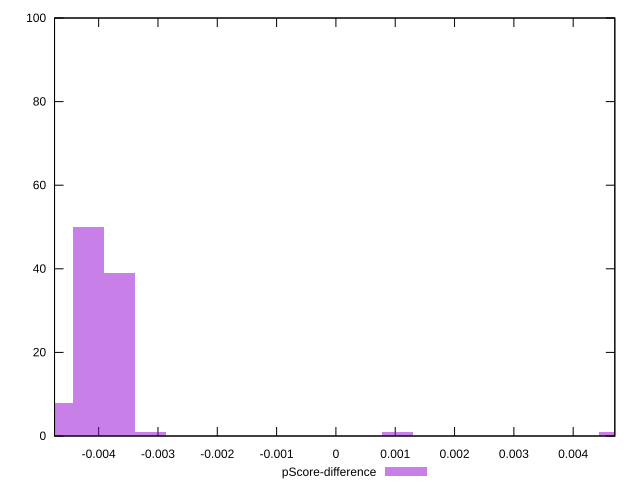

Recreate this plot in gnuplot.
reset

$pScoreDifference <<EOF
0.001042124048957438 1
-0.0031263721468723143 1
-0.004168496195829752 50
-0.004689558220308471 8
0.004689558220308471 1
-0.0036474341713510334 39
EOF

set key outside below
set boxwidth 0.000521062024478719
set xrange [-0.004743661827198764:0.004701921996124403]
set yrange [0:100]
set trange [0:100]
set style fill transparent solid 0.5 noborder
set terminal svg size 640, 490 enhanced background rgb 'white'
set output "report_00019_2021-02-10T18-14-37.922Z//first-meaningful-paint/samples/pages+cached+noadtech+nomedia+nocss/pScore-difference/histogram.svg"

plot $pScoreDifference title "pScore-difference" with boxes

reset
